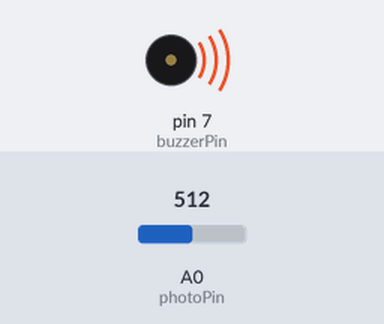
Recording of a sketch running on a simulated Arduino Uno, built with avr-gcc and run on an emulated ATmega328P. Parts: buzzer (waves = sounding). The inputs (shaded band) are chosen by the test bench; at power-on: A0 (photoPin) = 512. What the sketch prints to the serial monitor is not drawn.

Above: at 0.1 s.
Timing chart, 0 to 1.6 s (numbered marks = the images above):
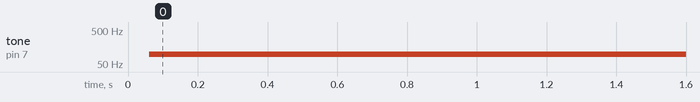

Measured:
- by itself, tone on pin 7 (buzzerPin): silent → 96 Hz at 0.06 s

The sketch:

26_photoresistor_buzzer.ino
```cpp
int photoPin = A0;
int buzzerPin = 7;
int lightVal;
int currentFreq = 250;
int freqMax = 10000;
int freqMin =100;


void setup() {
  // put your setup code here, to run once:
pinMode(photoPin, INPUT);
pinMode(buzzerPin, OUTPUT);
Serial.begin(9600);
}

void loop() {
  // put your main code here, to run repeatedly:
lightVal = analogRead(photoPin);
Serial.println(lightVal);

currentFreq = ((float)lightVal / 1024.)* (freqMax - freqMin) + freqMin;

 digitalWrite(buzzerPin, HIGH);
 delayMicroseconds(currentFreq);
 digitalWrite(buzzerPin, LOW);
 delayMicroseconds(currentFreq);

}
```
